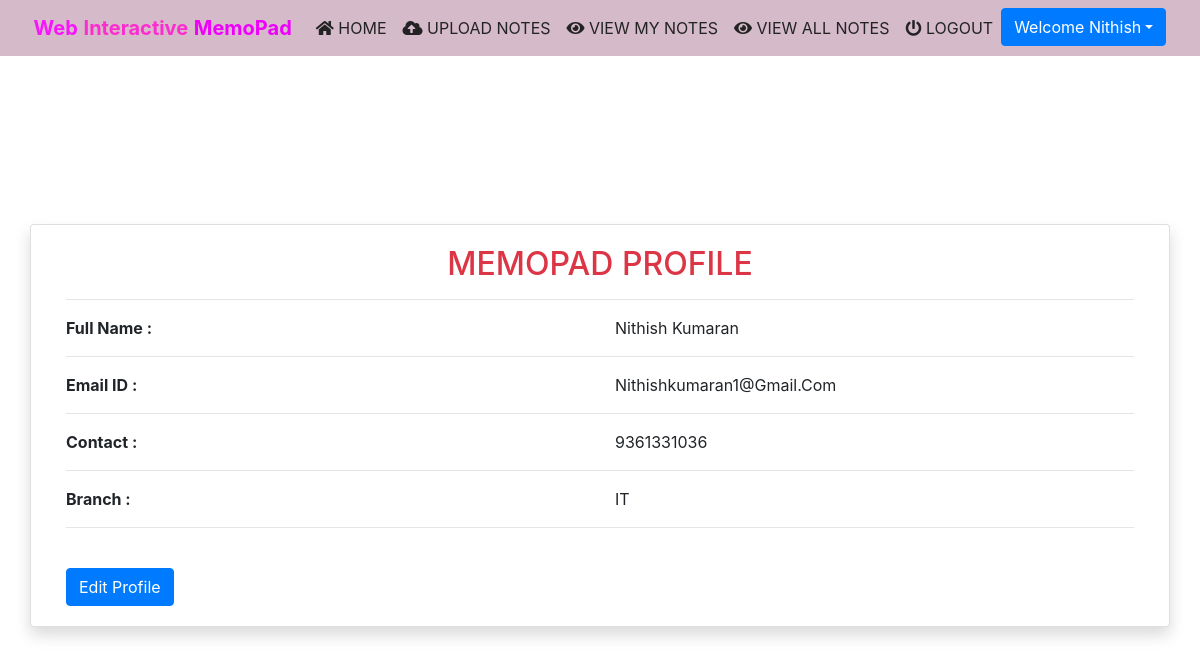
/profile (signed in), run on the app's committed database.
### notes/models.py (models this page shows, shortened)
class Signup(models.Model):
    user = models.ForeignKey(User,on_delete=models.CASCADE)
    contact = models.CharField(max_length=10)
    branch = models.CharField(max_length=30)
    role = models.CharField(max_length=15)

### notes/views.py (the view)
# urls.py: path('profile', profile, name='profile'),
def profile(request):
    if not request.user.is_authenticated:
        return redirect('login')
    user = User.objects.get(id=request.user.id)
    data = Signup.objects.get(user = user)
    d = {'data':data,'user':user}
    return render(request,'profile.html',d)

### notes/templates/profile.html (shortened to what this page needs)
{% extends 'usernavigation.html'%}
{% load static %}
{% block body %}
<div class="container card shadow mt-5">
    <div class="card-body">
     <h2 class="text-center text-danger">MEMOPAD PROFILE</h2>
     <hr>
     <DIV class="row">
       <div class="col-md-6">
         <b>Full Name : </b>
       </div>
       <div class="col-md-6" style="text-transform: capitalize">
           {{data.user.first_name}} {{data.user.last_name}}
       </div>
     </DIV>
     <hr>
     <DIV class="row">
       <div class="col-md-6">
         <b>Email ID : </b>
       </div>
       <div class="col-md-6" style="text-transform: capitalize">
              {{data.user.username}}
       </div>
     </DIV>
     <hr>
     <DIV class="row">
       <div class="col-md-6">
          <b>Contact : </b>
       </div>
       <div class="col-md-6" style="text-transform: capitalize">
               {{data.contact}}
       </div>
     </DIV>
     <hr>
     <DIV class="row">
       <div class="col-md-6">
          <b>Branch : </b>
       </div>
       <div class="col-md-6" style="text-transform: capitalize">
               {{data.branch}}
       </div>
     </DIV>
     <hr>
     <a href="{% url 'edit_profile' %}" class="btn btn-primary mt-4">Edit Profile</a>
   </div>
</div>
{% endblock %}

### notes/templates/usernavigation.html (shortened to what this page needs)
<html lang="en">
<head>
  {% load static %}
  <link rel="stylesheet" href="https://maxcdn.bootstrapcdn.com/bootstrap/4.3.1/css/bootstrap.min.css">
  <link rel="stylesheet" href="https://use.fontawesome.com/releases/v5.6.3/css/all.css">
    <link rel="stylesheet" href="{% static 'css/mystyle.css' %}">
    <link rel="stylesheet" href="https://cdnjs.cloudflare.com/ajax/libs/twitter-bootstrap/4.5.2/css/bootstrap.css">
<link rel="stylesheet" href="https://cdn.datatables.net/1.11.3/css/dataTables.bootstrap4.min.css">
</head>
<body>
 <nav class="navbar navbar-expand-sm justify-content-center" style = "background-color : rgb(213, 186, 201)">
     <a class="navbar-brand" href=""><span style="color:rgb(247, 21, 251)"><b>Web</b></span><span style="color:rgb(252, 45, 207)"> <b>Interactive</b> </span><span style="color:rgb(238, 0, 251)"><b>MemoPad</b> </b> </span></a>
  <ul class="navbar-nav">
      <li class="navbar-item">
          <a class="nav-link" href="{% url 'profile' %}"><i class="fas fa-home"></i> HOME</a>
      </li>
      <li class="navbar-item">
          <a class="nav-link" href="{% url 'upload_notes' %}"><i class="fas fa-cloud-upload-alt"></i> UPLOAD NOTES</a>
      </li>
			<li class="navbar-item">
                <a class="nav-link" href="{% url 'view_mynotes' %}"><i class="fas fa-eye"></i> VIEW MY NOTES</a>
            </li>
			<li class="navbar-item">
                <a class="nav-link" href="{% url 'viewallnotes' %}"><i class="fas fa-eye"></i> VIEW ALL NOTES</a>
            </li>
			<li class="navbar-item">
                <a class="nav-link" href="{% url 'logout' %}"><i class="fas fa-power-off"></i> LOGOUT</a>
            </li>
			<div class="dropdown">
				<button class="btn btn-primary dropdown-toggle" type="button"
					id="dropdownMenuButton" data-toggle="dropdown" aria-haspopup="true"
					aria-expanded="false">Welcome {{request.user.first_name}}</button>
			</div>
  </ul>
 </nav>
</body>
</html>
{% block body %}
{% endblock %}

### notes/static/css/mystyle.css (style rules this page uses)
.nav-link { color : rgb(35, 35, 35) }

### data on the page
Signup: user.first_name "Nithish", user.last_name "Kumaran", user.username "Nithishkumaran1@gmail.com", contact "9361331036", branch "IT"

### other printed values
{{ request.user.first_name }} "Nithish"
